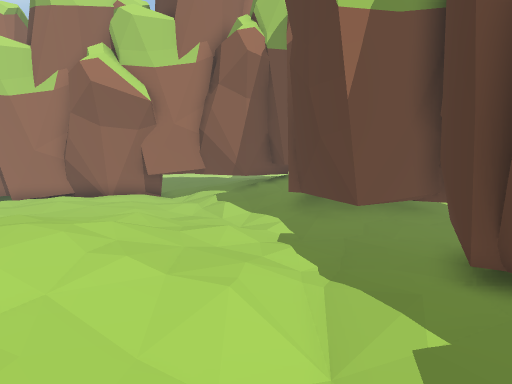
[1] (above)

17 first-person views from a walk through a 3-D level made in the Unity game engine. The camera is 1.3 m above the floor, tilts 8° down and sees 75° across. The floor is counted in squares, 0.5 m on a side. Each view is taken from the middle of a square. On the plan, view 1 faces up. The plan holds only what a view shows up to about 20 squares ahead; the rest is blank. The place goes on beyond the plan. The player is left out. Some animated figures are not drawn.

[2]
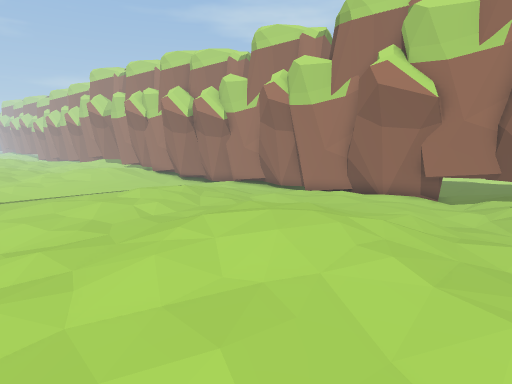

[3]
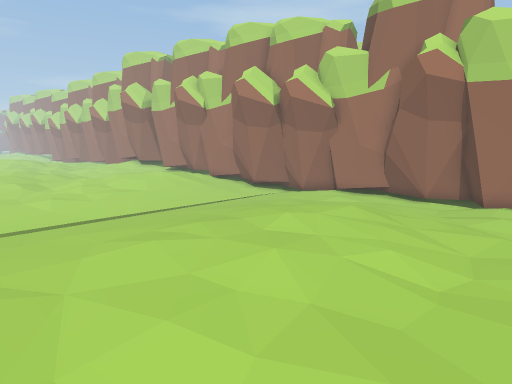

[4]
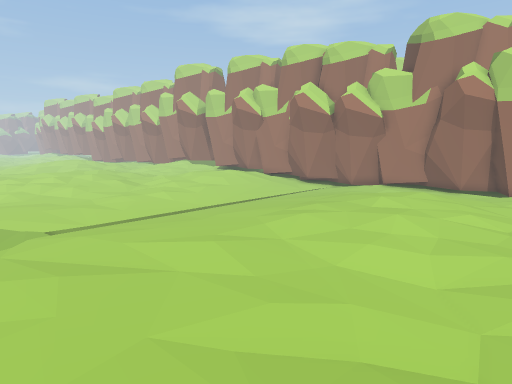

[5]
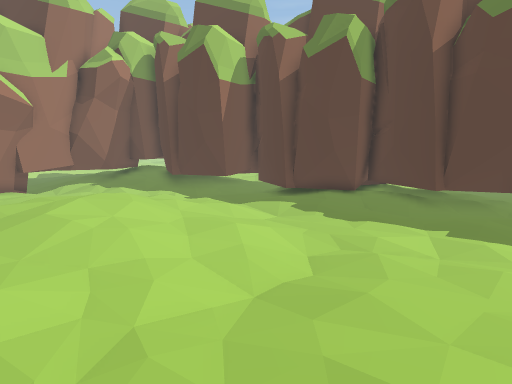

[6]
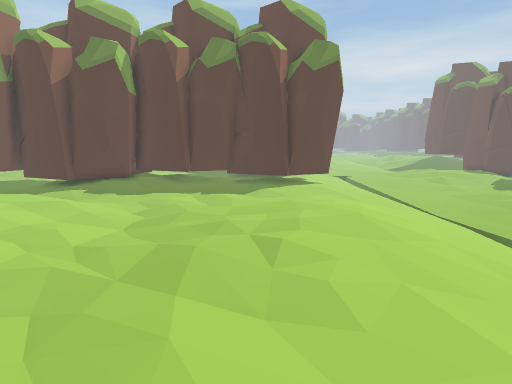

[7]
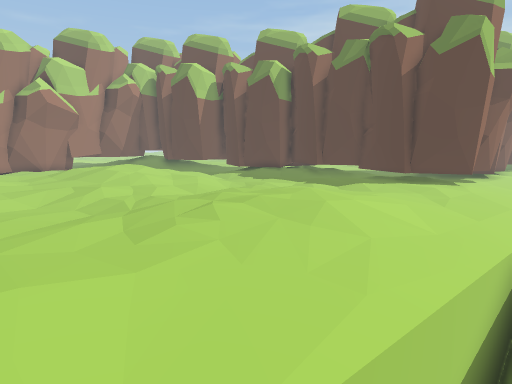

[8]
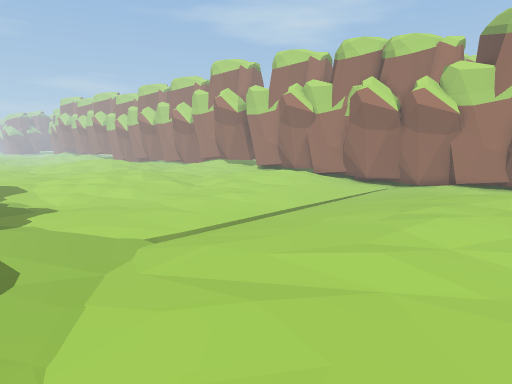

[9]
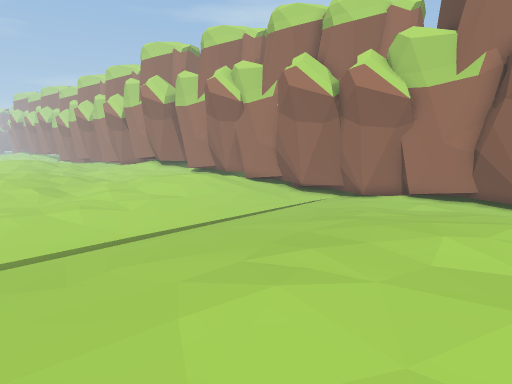

[10]
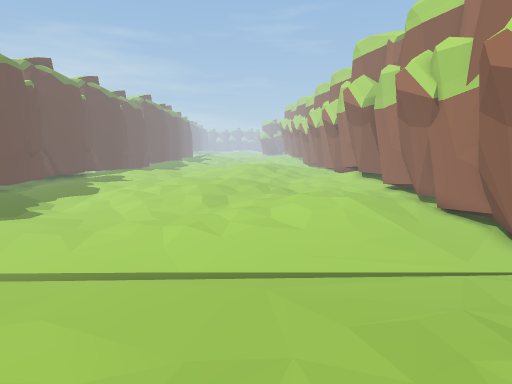

[11]
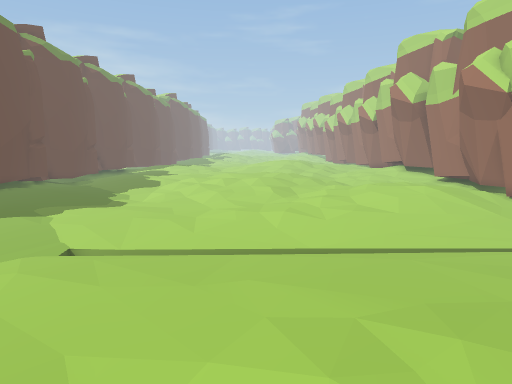

[12]
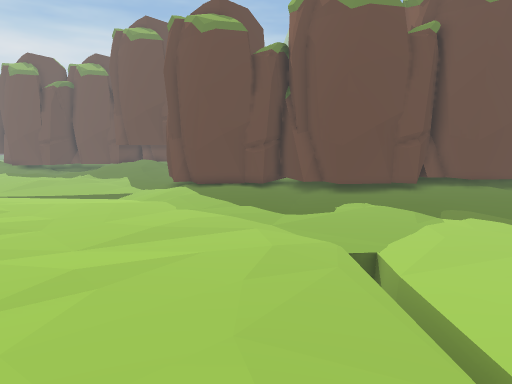

[13]
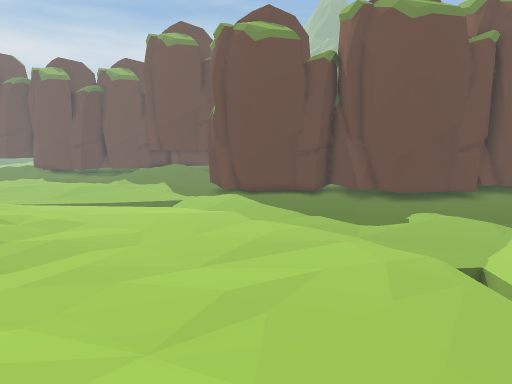

[14]
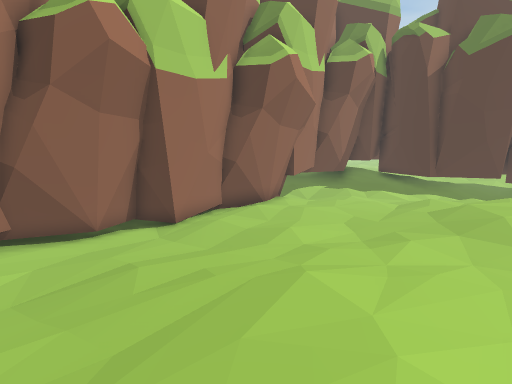

[15]
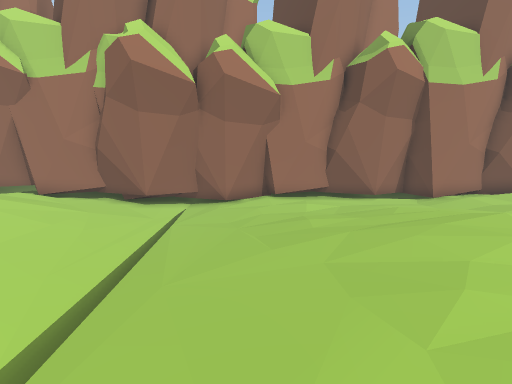

[16]
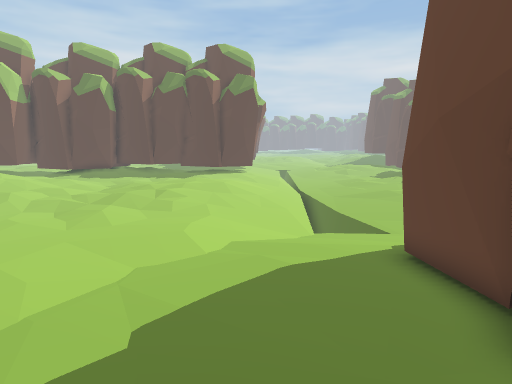

[17]
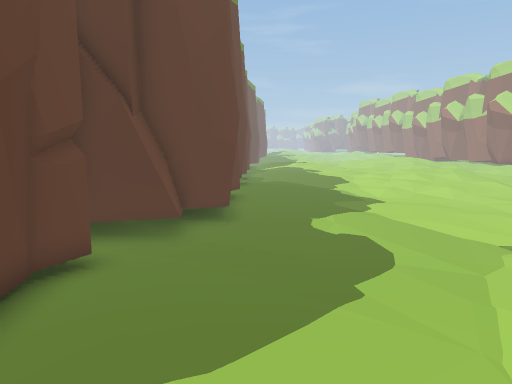

### Floor plan
Key: @ floor where view 1 was taken; . main floor; : floor 0.25 m higher than the main floor; - floor 0.25 m lower than the main floor; + floor 0.5 m higher than the main floor; _ floor 0.5 m lower than the main floor; < floor 0.75 m lower than the main floor; ( floor 1 m lower than the main floor; / step, stairs or slope; v drop or lower ground; O other object.
Columns run from 34 left of view 1 to 5 right of it. Each row starts with its distance up from view 1.
 18     OO      O  OOO OOO O  OO OO  O
 17  OOOOO  OOOOOOOOOOOOOO OOOOOOOOOOOO
 16 OOOOO OOO OOOOOOO.OOOOOOOOOOOOOOOOOO
 15  OOOOO..OOO/---...-......:OO....:::OO
 14   ::::...--/--....................::O
 13   :::::..------...........:........OO OO
 12  :: :::...-----....................OOOO
 11  :: :::/..----.....::.........:....OOOO
 10   :::::...----....:::::...::::::....OOOO
  9   :::::...-_--...::::::::::::::::...OOOO
  8 .........--_--...:::::::::::+++::.....OO
  7 .........--v--....:::::::::++++:::....OO
  6 .........--v--....:::::::::++++:::....OO
  5 ........---v---.....::..:::++++:::....OO
  4 ...---..---v---..........:::::::......OO
  3 ...--------v---...........::::::......OO
  2 ...--------v---...........:.::.:.......O
  1 ...--------v---.......--...............O
  0 ..---------v----.......--.........@....O
 -1 ..---------v----.......--..............O
 -2 .----------v-------....--..............O
 -3 -----------v------............:.........
 -4 -----------------...........:::........O
 -5 .-----.---------...........:::::.......O
 -6  ........-------...........::::: ......O
 -7 ...........----.............:::: ......O
 -8 ...........----..............::::......O
 -9   ..........--........-.......:........O
-10   O.........-.......-------.../.........
-11 OOOOOOOOOOO.-.......------------------..
-12    OOOO OOOO........-------------------
-13     OO    OOO.OOOO..--v  vvvvvvv(<<<<vv
-14      O    O OOOOOOO.-- vvv-------------
-15      O      O   OOO -------------------

Where each view was taken, in squares from view 1:
view 1: 0 up, 0 right, facing up
view 2: 0 up, 0 right, facing up-left
view 3: 0 up, 9 left, facing up-left
view 4: 6 down, 9 left, facing up-left
view 5: 5 down, 9 left, facing up-right
view 6: 5 down, 15 left, facing right
view 7: 14 down, 14 left, facing up-right
view 8: 8 down, 13 left, facing up-left
view 9: 0 up, 13 left, facing up-left
view 10: 7 up, 14 left, facing left
view 11: 3 up, 13 left, facing left
view 12: 6 up, 20 left, facing down
view 13: 6 up, 17 left, facing down
view 14: 6 up, 18 left, facing up-right
view 15: 1 up, 20 left, facing up
view 16: 10 down, 24 left, facing right
view 17: 10 down, 14 left, facing left
